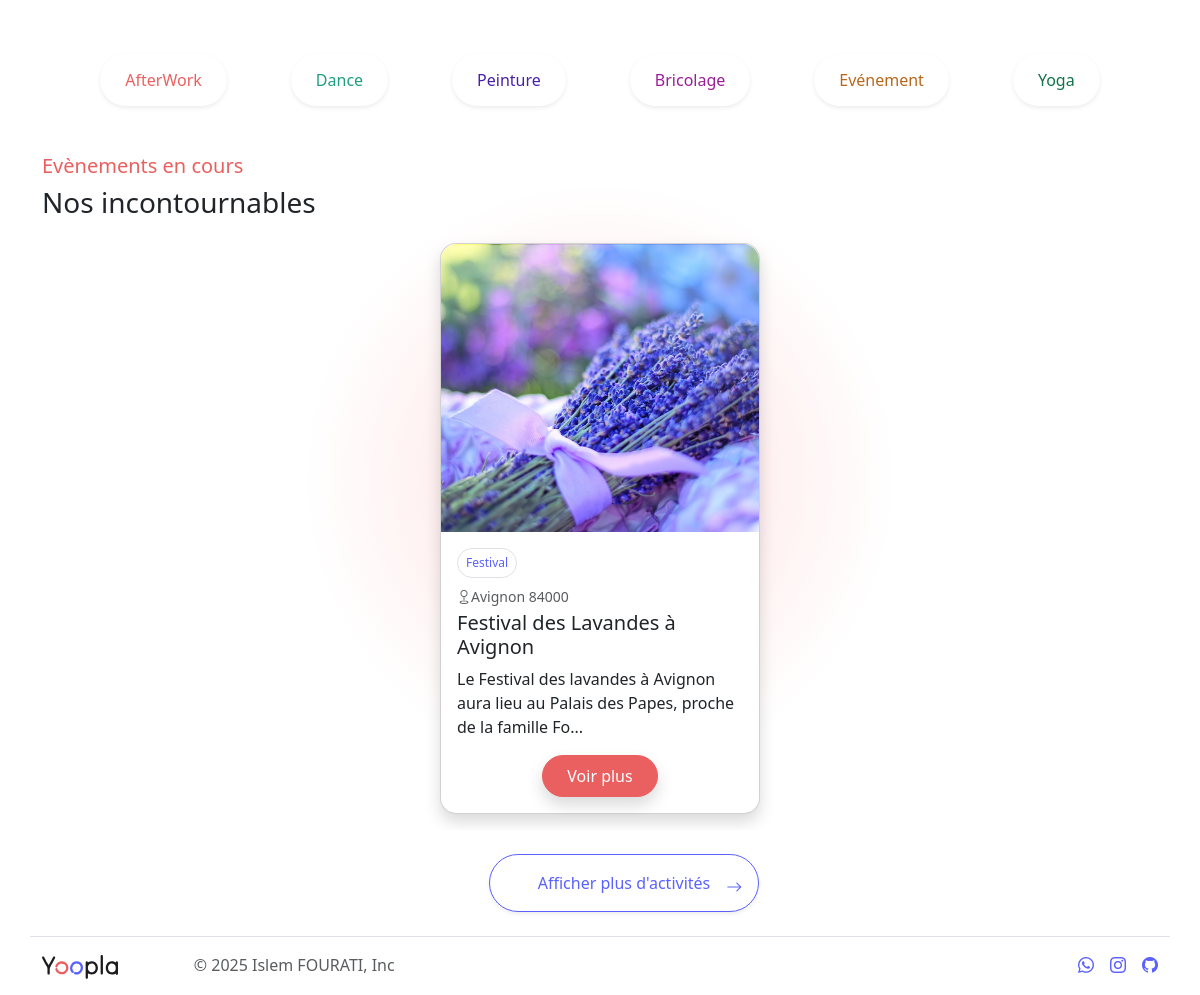
Before: / (lower part) with the older database file.
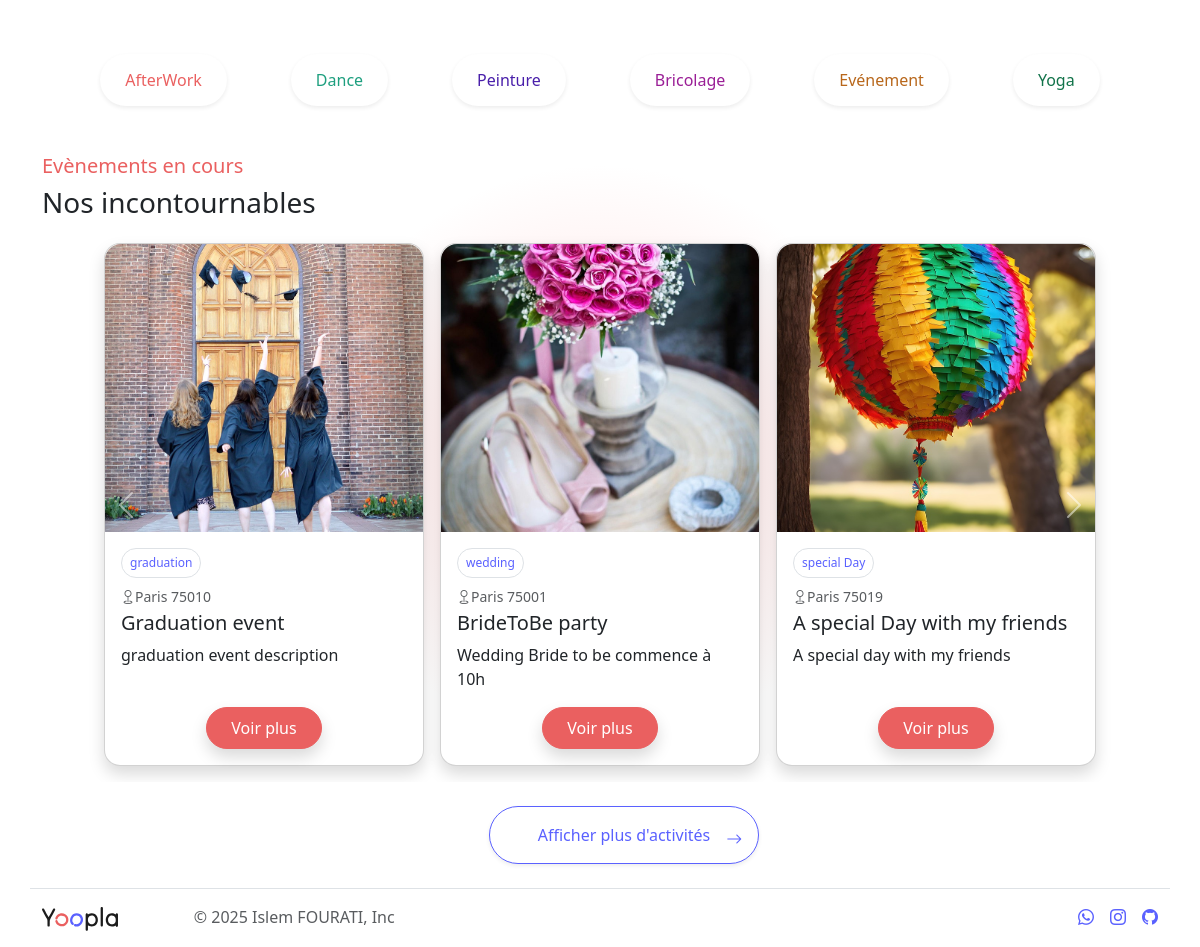
After: the same page with the newer database file.
### tables this page shows
CREATE TABLE `events` (
  `ID_Event` int NOT NULL,
  `ID_User` int NOT NULL,
  `photo` varchar(255) NOT NULL,
  `description` text NOT NULL,
  `title` varchar(255) NOT NULL,
  `categorie` varchar(255) NOT NULL,
  `date_start` date NOT NULL,
  `date_end` date NOT NULL,
  `time_start` time NOT NULL,
  `time_end` time NOT NULL,
  `zip_code` varchar(50) NOT NULL,
  `city` varchar(50) NOT NULL,
  `country` varchar(50) DEFAULT NULL,
  `capacity` int UNSIGNED NOT NULL DEFAULT '0',
  `price` decimal(10,2) DEFAULT NULL
);

### inc/functions.inc.php (called while the page is built, shortened)
<?php
function getAllEvents(): array
{
    try {
        $cnx = connexionBdd();
        $sql = "SELECT
                    e.ID_Event, e.photo, e.description, e.title, e.categorie,
                    e.date_start, e.date_end, e.time_start, e.time_end,
                    e.zip_code, e.city, e.country, e.capacity, e.price,
                    u.firstName, u.lastName -- Select user's names from the users table
                FROM
                    events e -- Alias event table as 'e'
                INNER JOIN
                    users u ON e.ID_User = u.ID_User -- Join condition
                ORDER BY
                    e.date_start DESC, e.time_start DESC";
        $request = $cnx->query($sql);
        $result = $request->fetchAll();
        return $result;
    } catch (Exception $e) {
        global $info;
        $info = alert("Une erreur s'est produite lors de la recherche de tous les événements.", "danger");
        return [];
    }
}

### index.php (the view, shortened to what the changed rows need)
<?php
require_once 'inc/functions.inc.php';
$allEvents = getAllEvents();
require_once 'inc/header.inc.php';
?>
<section class="container events" id="section-activites">
  <div id="yooplaCarousel" class="carousel slide">
    <div class="carousel-inner">
      <?php
      if (empty($allEvents)) {
        echo '<div class=""><div class="alert alert-warning text-center">Aucun événement trouvé pour le moment.</div></div>';
      } else {
        $eventChunks = array_chunk($allEvents, 3);
        $isFirstSlide = true;
        foreach ($eventChunks as $chunk) :
          $activeClass = $isFirstSlide ? 'active' : '';
      ?>
          <div class="carousel-item <?= $activeClass ?>">
            <div class=" row g-4 justify-content-center p-3" id="ThreeCardsCarousel">
              <?php
              foreach ($chunk as $event) :
                $event_id = (int) $event['ID_Event'];
                $event_title = $event['title'] ?? 'Titre non disponible';
                $event_description_raw = $event['description'] ?? 'Pas de description.';
                $event_description = substr($event_description_raw, 0, 90) . (strlen($event_description_raw) > 90 ? '...' : '');
                $event_city = $event['city'] ?? 'Ville inconnue';
                $event_zip = $event['zip_code'] ?? '';
                $detail_url = BASE_URL . 'event/showEvent.php?ID_Event=' . $event_id;
                $event_categorie = $event['categorie'] ?? 'Categorie inconnue';
                $image_event = BASE_URL . 'assets/images/' . $event['photo'];
                if (! str_contains($event['photo'], 'event_')) {
                  $image_event = BASE_URL . '/assets/images/default-img/default_event.jpg';
                }
              ?>
                <div class="col-sm-12 col-md-6 col-lg-4 card rounded-4 shadow mx-2 p-0">
                  <img src="
                  <?php
                  echo $image_event;
                  ?>
                   " class="card-img-top rounded-top-4 img-fluid" style="height:18rem;
                   object-fit: cover;" alt="<?= $event_title ?>">
                  <div class="card-body">
                    <span class="badge mb-2 text-yoopla-blue rounded-pill p-2 fw-medium border align-self-start"><?= $event_categorie ?></span>
                    <p class="small text-muted mb-1 text-light"><i class="bi bi-geo"></i><?= $event_city ?><?= !empty($event_zip) ? ' ' . $event_zip : '' ?></p>
                    <h5 class="card-title"><?= $event_title ?></h5>
                    <p class="card-text flex-grow-1"><?= $event_description ?></p>
                  </div>
                  <div class="mt-auto text-center">
                    <a href="<?= $detail_url ?>" class="btn yoopla-primary fw-medium rounded-5 px-4 py-2 shadow mb-3">Voir plus
                    </a>
                  </div>
                </div>
              <?php endforeach; ?>
            </div>
          </div>
      <?php
          $isFirstSlide = false;
        endforeach;
      }
      ?>
    </div>
    <?php if (count($allEvents) > 3) : ?>
      <button class="carousel-control-prev" type="button" data-bs-target="#yooplaCarousel" data-bs-slide="prev">
        <span class="carousel-control-prev-icon" aria-hidden="true"></span>
      </button>
      <button class="carousel-control-next" type="button" data-bs-target="#yooplaCarousel" data-bs-slide="next">
        <span class="carousel-control-next-icon" aria-hidden="true"></span>
      </button>
    <?php endif; ?>
  </div>
</section>
<?php
require_once 'inc/footer.inc.php';

Changed rows visible on the page:
no longer on this page (row unchanged): events: photo (picture), categorie "Festival", city "Avignon", zip_code "84000", title "Festival des Lavandes à Avignon", description "Le Festival des lavandes à Avignon aura lieu au Palais des Papes, proche de la famille Fo..."
added events: photo (picture), categorie "graduation", city "Paris", zip_code "75010", title "Graduation event", description "graduation event description"
added events: photo (picture), categorie "wedding", city "Paris", zip_code "75001", title "BrideToBe party", description "Wedding Bride to be commence à 10h"
added events: shows a picture, categorie "special Day", city "Paris", zip_code "75019", title "A special Day with my friends", description "A special day with my friends"
